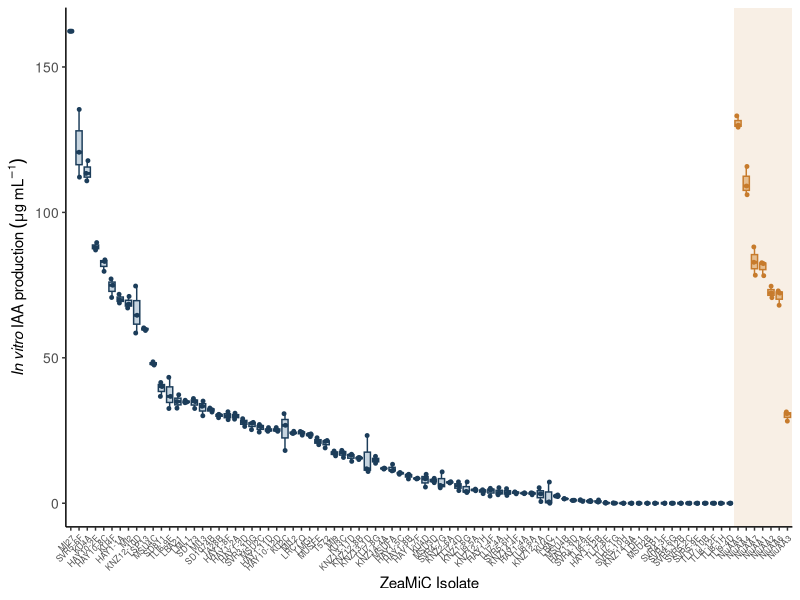

The R script that drew this image:
##### In Vivo ZeaMiC analysis (IAA Production) #####
## Code by: Joel Swift 2026

library(tidyverse)
library(patchwork)

theme_set(theme_classic())

## load data
IAA_data <- readxl::read_xlsx("./InVitro_IAA_production.xlsx")

## Convert any negative values to zeros
IAA_data <- IAA_data %>% mutate(`IAA (µg mL-1)` = if_else(`IAA (µg mL-1)` < 0, 0, `IAA (µg mL-1)`))


## Order isolates by mean IAA, but force NiuAA isolates to the end
iso_order <- IAA_data %>%
  group_by(`Isolate ID`) %>%
  summarize(mean_IAA = mean(`IAA (µg mL-1)`), .groups = "drop") %>%
  arrange(desc(mean_IAA)) %>%
  pull(`Isolate ID`) %>%
  {\(x) c(x[!str_detect(x, "^NiuAA")],
          x[str_detect(x, "^NiuAA")])}()

## Number of non-NiuAA isolates (used for shading)
n_other <- sum(!str_detect(iso_order, "^NiuAA"))

## Plot
IAA_PLOT <- IAA_data %>%
  mutate(Group = if_else(str_detect(`Isolate ID`, "^NiuAA"), "NiuAA", "Other"),
         `Isolate ID` = factor(`Isolate ID`, levels = iso_order)) %>%
  ggplot(aes(x = `Isolate ID`, y = `IAA (µg mL-1)`)) +
  geom_boxplot(aes(color = Group, fill = Group), outlier.shape = NA) +
  geom_point(aes(color = Group), position = position_jitter(width = 0.15), size = 1) +
  scale_color_manual(values = c("#C77B2C", "#1C3D5A")) +
  scale_fill_manual(values = c("#EAC79E", "#C7D5E0")) +
  annotate("rect", xmin = n_other + 0.5, xmax = length(iso_order) + 0.5, ymin = -Inf, ymax = Inf, alpha = 0.12, fill = "#C77B2C") +
  labs(x = "ZeaMiC Isolate", y = expression(italic("In vitro")~IAA~production~(mu*g~mL^{-1}))) +
  theme(axis.text.x = element_text(angle = 45, hjust = 1, size = 6), legend.position = "none", 
        axis.text.y  = element_text(size = 10))

ggsave("Figure panels/Figure7A.svg", IAA_PLOT, width = 26, height = 10, unit = "cm")
